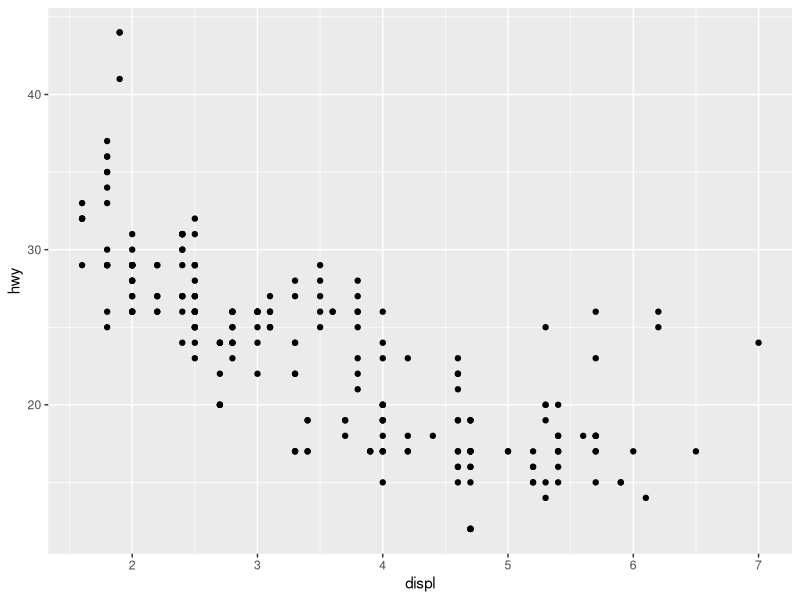
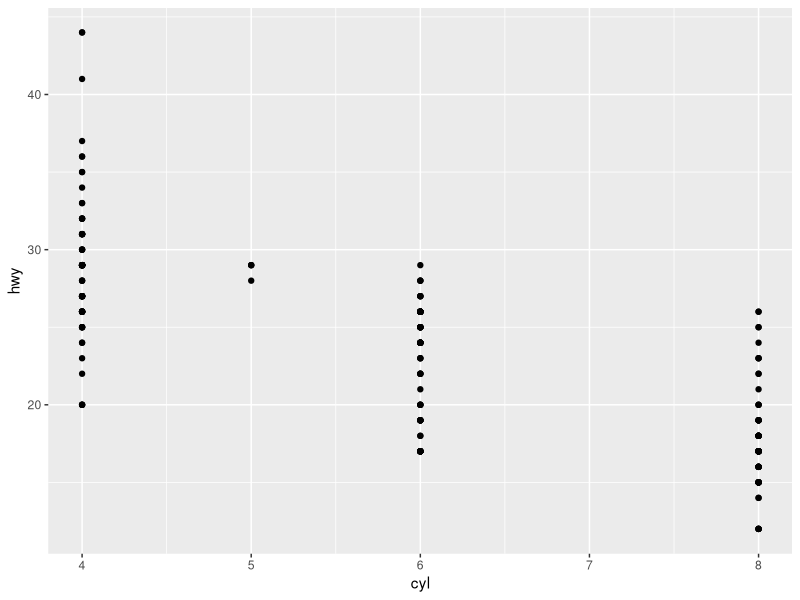
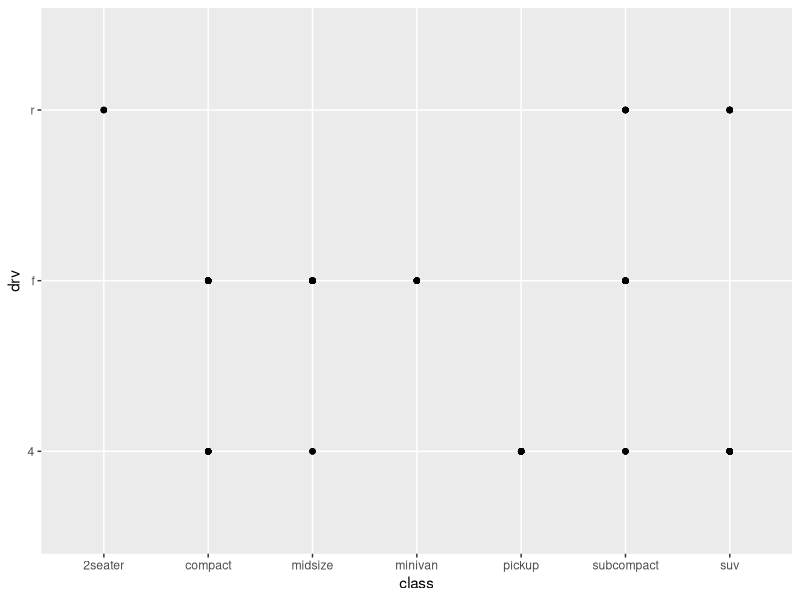
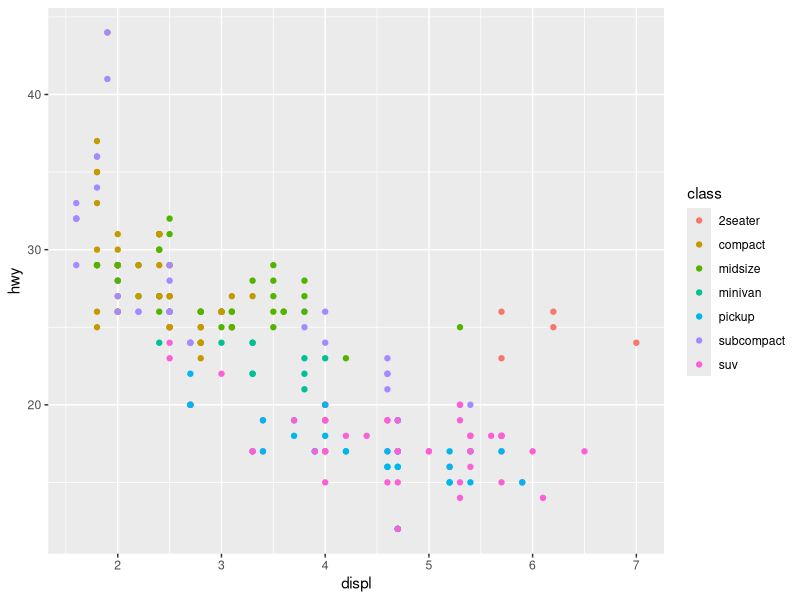
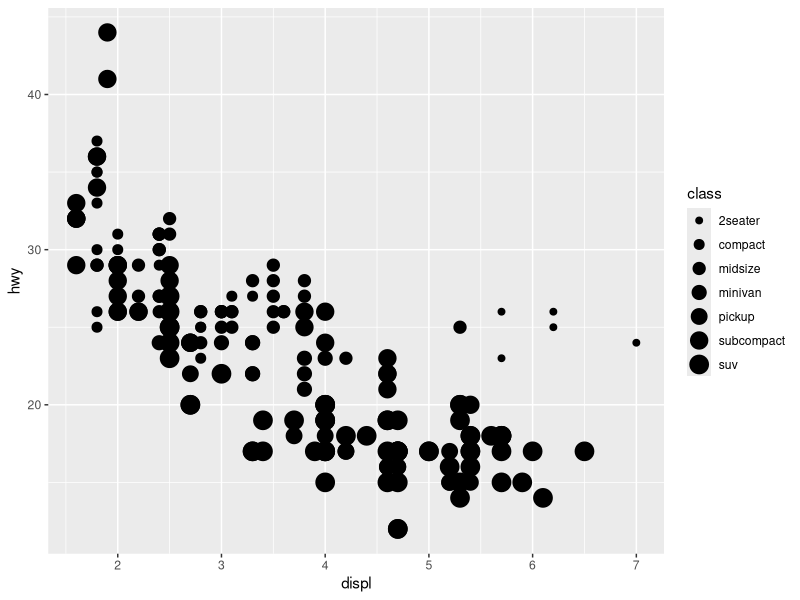
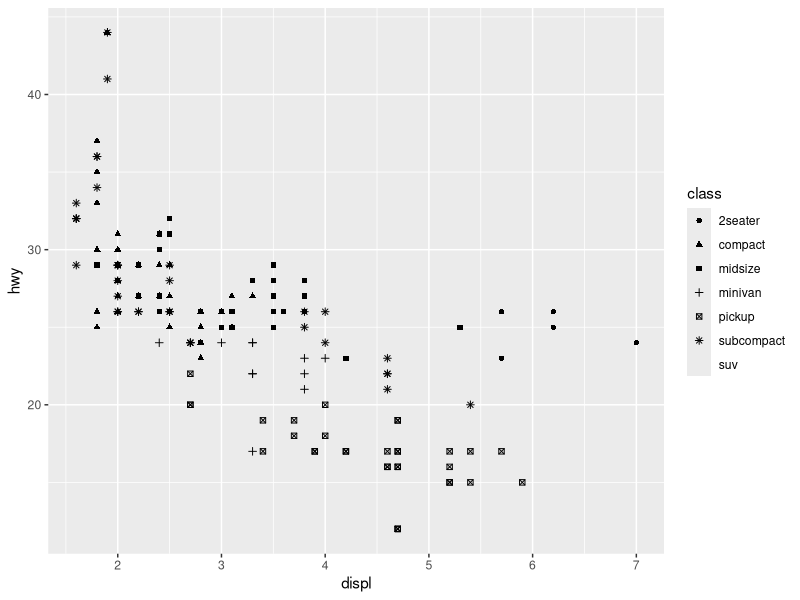
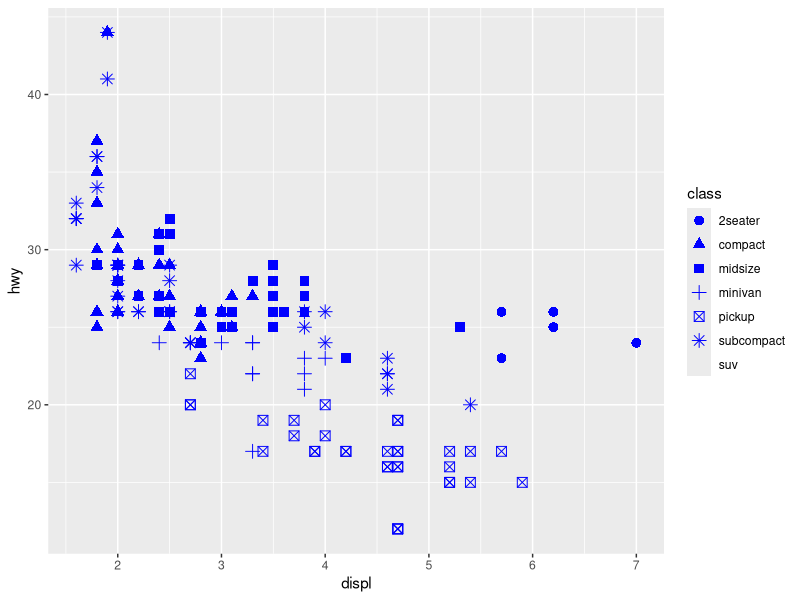
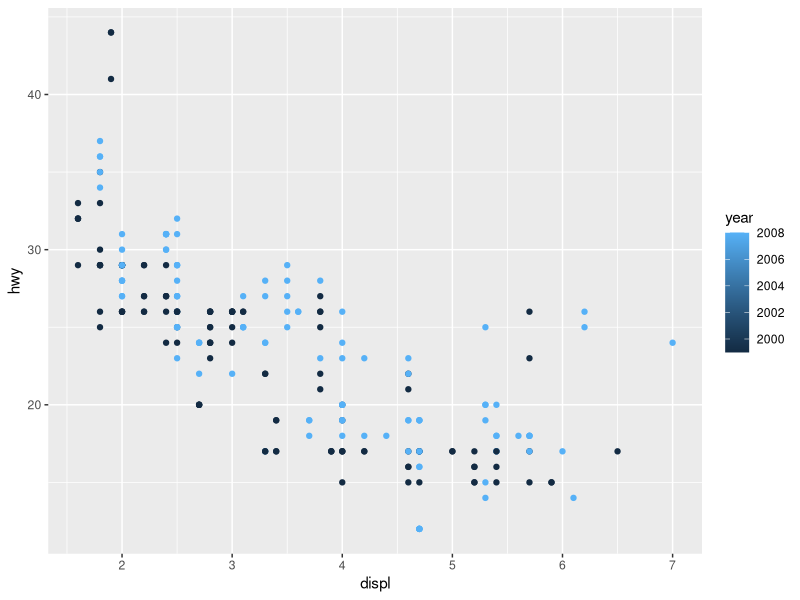

Source code (R) for these figures, in order:
# Hadley Wickham's R for data science, Chapter 3 problems and notes
library(ggplot2)
library(tidyverse)
ggplot(data = mpg) +
  geom_point(mapping = aes(x = displ, y = hwy))

ggplot(data = mpg) +
  geom_point(mapping = aes(x = cyl, y = hwy))

# Not a very useful plot, since most of the class types
# have all drive types:
ggplot(data = mpg) +
  geom_point(mapping = aes(x = class, y = drv))

# Using color aesthetic for class.
# class is unordered, and so is color. This is fine.
# We should not use an unordered aesthetic to map to an ordered feature,
# and vice versa.
ggplot(data = mpg) +
  geom_point(mapping = aes(x = displ, y = hwy, color = class))
# This gives us a warning since we're using an ordered aesthetic (size)
# to map to an unordered feature (class):
ggplot(data = mpg) +
  geom_point(mapping = aes(x = displ, y = hwy, size = class))

# Only 6 shapes can be used in a single plot.
# Additional groups will be missing from the plot.
ggplot(data = mpg) +
  geom_point(mapping = aes(x = displ, y = hwy, shape = class))

# Manually setting color (aesthetic property of the geom).
# All points are now in the color specified.
# You can also set:
#   shape = 10  or
#   size = 3  (3mm)
ggplot(data = mpg) +
  geom_point(mapping = aes(x = displ, y = hwy, shape = class), 
             color = 'blue', size = 3)

# Mapping continuous variables to color, size.
# Cannot map a continuous variable to shape - produces an error.
ggplot(data = mpg) +
  geom_point(mapping = aes(x = displ, y = hwy, color = year))
ggplot(data = mpg) +
  geom_point(mapping = aes(x = displ, y = hwy, size = year))
# ggplot(data = mpg) +
#   geom_point(mapping = aes(x = displ, y = hwy, shape = year))

# Mapping the same variable to multiple aesthetics (shape, color, size) 
# changes the shape, color, and size of the point groups.
ggplot(data = mpg) +
  geom_point(mapping = aes(x = displ, y = hwy, 
                           shape = class, color = class, size = class))

# The stroke aesthetic modifies the width of the border
# for shapes that have a border
ggplot(data = mpg) +
  geom_point(mapping = aes(x = displ, y = hwy), shape = 21, stroke = 1)

# When you map an aesthetic to something other than a variable,
# a True/False value is generated for each point based on the RHS
# of the aesthetic, and the aesthetic is set based on the True/False
# group it falls in.
ggplot(data = mpg) +
  geom_point(mapping = aes(x = displ, y = hwy, color = displ < 5))

# Facets.
# Advantage of facets vs. color/shape/size is that you can see all values
# without other data's values intruding on it.
# The disadvantage is that it may be difficult to compare against
# the other data points.
# If there are lots of data points, facets would be preferred to clarify
# the visualization. If not, color/shape/size may work better.
# When using the facet_grid, put variable with more unique levels
# in the columns, since laptop screens are more wide than tall.
ggplot(data = mpg) +
  geom_point(mapping = aes(x = displ, y = hwy)) +
  facet_wrap(~ class, nrow = 2) # facet_wrap takes only 1 variable
ggplot(data = mpg) +
  geom_point(mapping = aes(x = displ, y = hwy)) +
  facet_grid(drv ~ cyl) # facet_grid figures out how many rows/cols.
                        # First variable faceted along rows.
                        # Second variable faceted along columns.
ggplot(data = mpg) +
  geom_point(mapping = aes(x = displ, y = hwy)) +
  facet_grid(. ~ cyl) # To not facet along row or col, put a . there
ggplot(data = mpg) +
  geom_point(mapping = aes(x = displ, y = hwy)) +
  facet_grid(cyl ~ .) # To not facet along row or col, put a . there
ggplot(data = mpg) +
  geom_point(mapping = aes(x = displ, y = hwy)) +
  facet_grid(. ~ year) # When faceting on a continuous variable,
                       # only the minimum and maximum values
                       # of the variable are used for faceting.

# Adding geom_smooth to fit the data with a smooth line.
# The mapping was moved into the ggplot call since
# it is common to both geom_point and geom_smooth.
ggplot(data = mpg, mapping = aes(x = displ, y = hwy)) +
  geom_point() +
  geom_smooth()  # fit the data with a smooth line.

# Use the linetype aesthetic to create separate geom_smooth plots.
# YOu can use linetype to separate the geom_smooth plots,
# and match those with the geom_point using color.
# Notice that we've used linetype aesthetic on geom_smooth,
# but not on geom_point (it wouldn't make sense anyway).
ggplot(data = mpg, mapping = aes(x = displ, y = hwy)) +
  geom_smooth(mapping = aes(linetype = drv, color = drv)) +
  geom_point(mapping = aes(color = drv))
# You can disable legend using show.legend = FALSE.
# You have to do this for each geom.
ggplot(data = mpg, mapping = aes(x = displ, y = hwy)) +
  geom_smooth(mapping = aes(linetype = drv, color = drv), show.legend = FALSE) +
  geom_point(mapping = aes(color = drv), show.legend = FALSE)

# Specify different data for each layer
ggplot(data = mpg, mapping = aes(x = displ, y = hwy)) +
  geom_point(mapping = aes(color = class)) +
  geom_smooth(data = filter(mpg, class == 'subcompact'), # select only 
                                                         # subcompact cars.
              se = FALSE) # SE shows the 95% confidence interval, and is the 
                          # greay shaded area around the smooth fit line.

ggplot(data = filter(mpg, drv == 'f'), mapping = aes(x = displ, y = hwy)) + 
  geom_point()
ggplot(data = mpg, mapping = aes(x = drv, y = hwy)) + 
  geom_boxplot()
ggplot(data = mpg, mapping = aes(x = hwy, y = displ)) +
  geom_area()

# We're grouping by color on drv, thus geom_smooth creates multiple
# fits
ggplot(data = mpg, mapping = aes(x = displ, y = hwy, color = drv)) +
  geom_point() +
  geom_smooth(se = FALSE)

# Various ways of generating plots
ggplot(data = mpg, mapping = aes(x = displ, y = hwy)) +
  geom_point() + 
  geom_smooth(se = FALSE)
ggplot(data = mpg, mapping = aes(x = displ, y = hwy)) +
  geom_point() +
  geom_smooth(data = filter(mpg, drv == '4'), se = FALSE) +
  geom_smooth(data = filter(mpg, drv == 'f'), se = FALSE) +
  geom_smooth(data = filter(mpg, drv == 'r'), se = FALSE)
ggplot(data = mpg, mapping = aes(x = displ, y = hwy, color = drv)) +
  geom_point() +
  geom_smooth(se = FALSE)
ggplot(data = mpg, mapping = aes(x = displ, y = hwy)) +
  geom_point(mapping = aes(color = drv)) + 
  geom_smooth(se = FALSE)
ggplot(data = mpg, mapping = aes(x = displ, y = hwy, color = drv)) +
  geom_point() +
  geom_smooth(mapping = aes(linetype = drv), se = FALSE)
ggplot(data = mpg, mapping = aes(x = displ, y = hwy, color = drv)) +
  geom_point()
